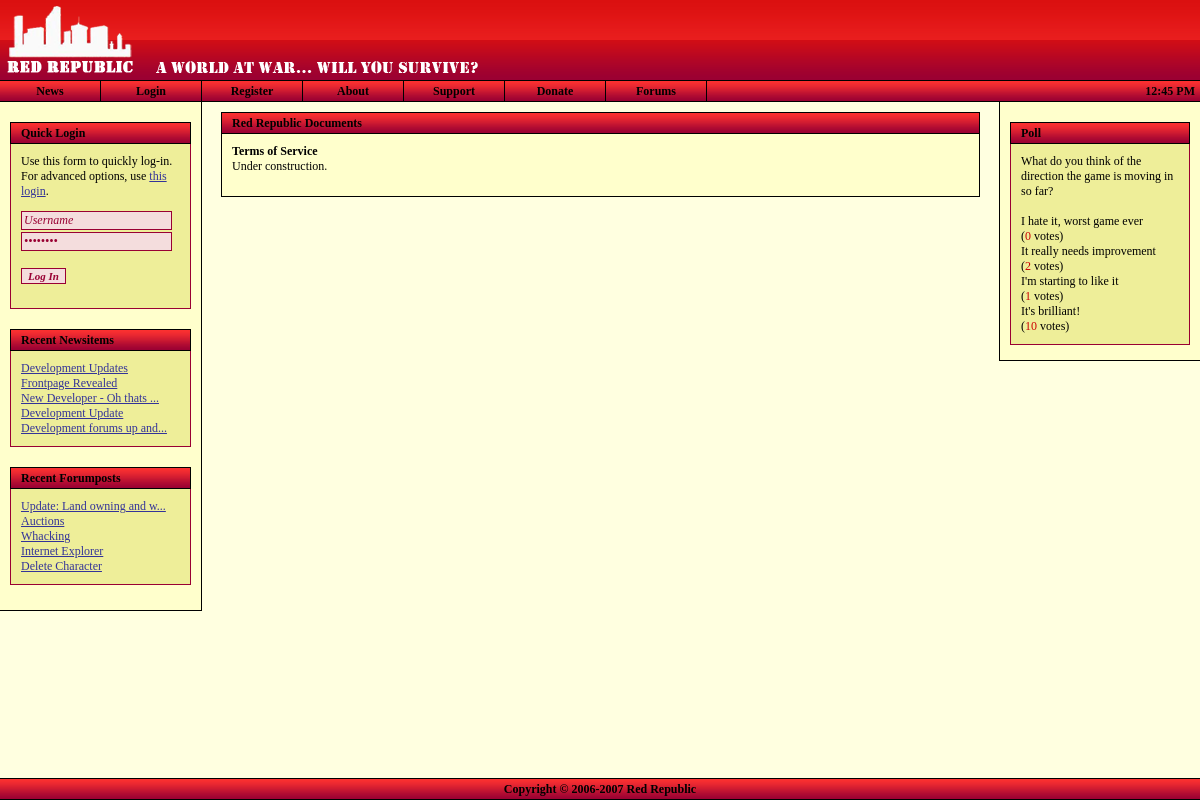
The app's page /docs.php?type=tos with its own data.
### tables this page shows
CREATE TABLE `frontpage_news` (
  `id` bigint(20) NOT NULL auto_increment,
  `news_type` int(11) NOT NULL default '0',
  `news_subject` varchar(255) NOT NULL default '',
  `news_date` timestamp NOT NULL default CURRENT_TIMESTAMP,
  `news_author` varchar(50) NOT NULL default '',
  `news_message` text NOT NULL,
  PRIMARY KEY  (`id`)
);

CREATE TABLE `forums_topics` (
  `id` bigint(20) NOT NULL auto_increment,
  `f_id` bigint(20) NOT NULL default '0',
  `poster_id` bigint(20) NOT NULL default '0',
  `topic_type` int(11) NOT NULL default '0',
  `topic_closed` tinyint(4) NOT NULL default '0',
  `name` varchar(75) NOT NULL default '',
  `date` timestamp NOT NULL default CURRENT_TIMESTAMP,
  `num_views` bigint(20) NOT NULL default '0',
  `last_activity` bigint(20) NOT NULL default '0',
  PRIMARY KEY  (`id`)
);

CREATE TABLE `polls` (
  `id` bigint(20) NOT NULL auto_increment,
  `title` varchar(225) NOT NULL default '',
  `date` varchar(225) NOT NULL default '',
  `author` varchar(225) NOT NULL default '',
  `options` varchar(225) NOT NULL default '',
  `votes` bigint(20) NOT NULL default '0',
  `open` varchar(5) NOT NULL default '',
  `displayed` varchar(5) NOT NULL default '',
  KEY `id` (`id`)
);

CREATE TABLE `polls_options` (
  `id` bigint(20) NOT NULL auto_increment,
  `parent` bigint(20) NOT NULL default '0',
  `option` varchar(225) NOT NULL default '',
  `votes` bigint(20) NOT NULL default '0',
  KEY `id` (`id`)
);

CREATE TABLE `settings_text` (
  `setting` varchar(225) NOT NULL default '',
  `value` text NOT NULL,
  `formal` varchar(225) NOT NULL default 'Variable',
  `description` varchar(225) NOT NULL default 'No Description',
  `hidden` varchar(5) NOT NULL default 'false'
);

### docs.php (the view, shortened to what the rows shown need)
<?
 include "includes/header.php";
?>
 <div class="content">
 <p>
 <?
 $docq = $db->query( "SELECT * FROM settings_text WHERE setting=" . $db->prepval( $_GET['type'] ) );
 if ( $db->getRowCount( $docq ) == 0 )
 {
	 ?>
	 Sorry, this document wasn't found.
	 <?
 } else {
	$doc = $db->fetch_array( $docq );
	print( $doc['value'] );
}
 ?>
</p>
 </div>
<?
 include "includes/footer.php";
?>

### includes/header.php (shortened to what the rows shown need)
<?
include_once "utility.inc.php";
?>
<!DOCTYPE html PUBLIC "-//W3C//DTD XHTML 1.0 Strict//EN"
"http://www.w3.org/TR/xhtml1/DTD/xhtml1-strict.dtd">
<html xmlns="http://www.w3.org/1999/xhtml">
<head>
	<link rel="stylesheet" type="text/css" href="<?=$rootdir;?>/stylesheets/general_style.css" />
</head>
<body id="body" style="margin-left: 0px; margin-top: 0px; margin-right: 0px; margin-bottom: 0px;"
<?
if ( isset( $err ) && $err->is_error() ) { ?>onload="openErrorDisplay();"<? }
elseif ( isset( $nav ) && $nav == "events" && $char->hasEventRequest() ) { ?>onload="openEventRequest();"<? } ?>
>
<div style="position: relative; min-height: 100%;">
	<div class="maindiv">
		<div style="position: relative; min-height: 85%;">
			<div class="leftnavigation" style="padding-bottom: 10px;">
				<?
				if ( !$_SESSION['ingame'] && !$_SESSION['inadmin'] ) {
				?>
				<div class="navcontent">
					<?
						$news = getSiteNews();
						for ( $i = 0; $i < count( $news ); $i++ )
						{
							$arr = $news[$i];
							if ( strlen( $arr['subject'] ) > 25 )
								$subj = substr( $arr['subject'], 0, 25 ) . "...";
							else
								$subj = $arr['subject'];
							echo "<a href=\"".$rootdir."/news.php?id=". $arr['id'] ."\">" . $subj . "</a><br />";
						}
					?>
				</div>
				<div class="navcontent">
					<?
						$rights = ( getUserRights() === false ) ? 0 : getUserRights();
						$rec = $db->query( "SELECT forums_topics.id, forums_topics.name FROM forums_topics INNER JOIN forums_forums ON forums_topics.f_id = forums_forums.id WHERE forums_forums.auth_level <= $rights ORDER BY last_activity DESC LIMIT 0,5" );
						while ( $res = $db->fetch_array( $rec ) )
						{
							if ( strlen( $res['name'] ) > 25 )
								$subj = substr( $res['name'], 0, 25 ) . "...";
							else
								$subj = $res['name'];
							echo "<a href=\"".$rootdir."/forums/viewtopic.php?id=". $res['id'] ."\">" . stripslashes( $subj ) . "</a><br />";
						}
					?>
				</div>
				<? } ?>
			</div>
			<? if ( isset( $_SESSION['ingame'] ) && user_auth() ) { ?>
			<div class="rightcontent">
				<div class="title" style="background: url('<?=$rootdir;?>/images/forumgrad_vert_20.png'); text-align: right; margin: 10px;">
				<?
				if ( $char->hasEventRequest() )
				{
					?>
					<img src="<?=$rootdir;?>/images/icon_read_red_anim.gif" alt="I" title="You have an event request." onclick="window.location='<?=$rootdir;?>/events/index.php';" style="margin-top: 2px; cursor: pointer;" />
					<?
				}
				$mailboxquery = $db->query( "SELECT * FROM char_mailbox WHERE char_id=". $char->character_id ." AND has_arrived=1" );
				if ( $db->getRowCount( $mailboxquery ) == 0 )
				{
					?>
					<img src="<?=$rootdir;?>/images/icon_mailbox.png" alt="I" title="Go to your mailbox" onclick="window.location='<?=$rootdir;?>/mailbox.php';" style="margin-top: 2px; cursor: pointer;" />
					<?
				}
				else
				{
					?>
					<img src="<?=$rootdir;?>/images/icon_mailbox_anim.gif" alt="I" title="You've got mail." onclick="window.location='<?=$rootdir;?>/mailbox.php';" style="margin-top: 2px; cursor: pointer;" />
					<?
				}
				?>
				<img src="<?=$rootdir;?>/images/charstats.png" alt="I" title="Show Character Information" onclick="showCharacter();" style="margin-top: 2px; cursor: pointer;" />
				<img src="<?=$rootdir;?>/images/icon_inventory.gif" alt="I" title="Show Inventory Listing" onclick="showInventory();" style="margin-top: 2px; cursor: pointer;" />
				<img src="<?=$rootdir;?>/images/icon_users.png" alt="U" title="Show User List" onclick="showUserList();" style="margin-top: 2px; cursor: pointer;" />
				</div>
				<div class="title" style="margin: 10px; margin-bottom: 0px;">
					<div style="margin-left: 10px;">Avatar</div>
				</div>
				<div class="content" style="border: none; margin-left: 10px; margin-right: 10px; background-color: #fff686;">
					<img src="<?=$rootdir;?>/images/<?
					if ( strlen( $char->avatar_url ) == 0 ) { print("cs_avatar150x150.png"); } else { print( $char->avatar_url ); }
					?>" alt="Avatar" style="margin-left: 5px;" />
				</div>
				<div class="title" style="margin: 10px; margin-bottom: 0px;">
					<div style="margin-left: 10px;">Character Information</div>
				</div>
				<div class="content" style="border: none; margin-left: 10px; margin-right: 10px; background-color: #fff686;">
				<table style="width: 100%;" cellspacing="0">
				<tr>
					<td style="width: 45%;"><strong>Nick:</strong></td><td><?=$char->nickname;?></td>
				</tr><tr>
					<td style="width: 45%;"><strong>First:</strong></td><td><?=$char->firstname;?></td>
				</tr><tr>
					<td style="width: 45%;"><strong>Last:</strong></td><td><?=$char->lastname;?></td>
				</tr><tr>
					<td style="width: 45%;"><strong>Birth:</strong></td><td><?=date( dateDisplay(), strtotime( $char->birthdate ) );?></td>
				</tr><tr>
					<td style="width: 45%;"><strong>Sex:</strong></td><td><?=$char->gender_full;?></td>
				</tr><tr>
					<td colspan="2" style="height: 15px;">&nbsp;</td>
				</tr><tr>
					<td colspan="2" align="center" style="padding: 0px; border: 1px solid #990033; border-bottom: none; color: #fff; height: 20px; background: url( '<?=$rootdir;?>/images/grad_vert_20.png' ); width: 100%;">
						<strong>Health</strong>
					</td>
				</tr><tr>
					<td colspan="2" style="border: solid 1px #990033; border-top: none; padding: 0px;">
						<table style="width: 100%; padding: 0px;" cellspacing="0" cellpadding="0">
						<tr>
						<? $leftwidth = $char->health / $char->maxhealth; $leftwidth *= 100; ?>
						<td style="width: <?=$leftwidth;?>%; padding: 3px; background-color: green; color: white; text-align: center;"><?=$leftwidth;?>%</td>
						<td style="width: <?=(100-$leftwidth);?>%;"></td>
						</tr>
						</table>
					</td>
				</tr><tr>
					<td colspan="2" style="height: 15px;">&nbsp;</td>
				</tr>
				<?
				if ( $char->hasVehicle() )
				{
					?>
					<tr>
						<td colspan="2" align="center" style="padding: 0px; border: 1px solid #990033; border-bottom: none; color: #fff; height: 20px; background: url( '<?=$rootdir;?>/images/grad_vert_20.png' ); width: 100%;">
						<strong><?=$char->getVehicleInfo('name');?></strong>
						</td>
					</tr><tr>
						<td colspan="2" style="border: solid 1px #990033; border-top: none; padding: 0px;">
							<table style="width: 100%; padding: 0px;" cellspacing="0" cellpadding="0">
							<tr>
							<? $leftwidth = $char->getVehicleHealth() / 100; $leftwidth *= 100; ?>
							<td style="width: <?=$leftwidth;?>%; padding: 3px; background-color: #36505F; color: white; text-align: center;"><?=$leftwidth;?>%</td>
							<td style="width: <?=(100-$leftwidth);?>%;"></td>
							</tr>
							</table>
						</td>
					</tr>
					<?
				}
				?>
				<tr>
					<td colspan="2" style="height: 15px;">&nbsp;</td>
				</tr><tr>
					<td colspan="2" style="text-align: center; border: 1px solid #990033; border-bottom: none; color: #fff; height: 20px; background: url( '<?=$rootdir;?>/images/grad_vert_20.png' ); width: 100%; padding: 0px;">
						<strong>Money</strong>
					</td>
				</tr><tr>
					<td style="width: 45%; border: solid 1px #990033; border-top: none; border-bottom: none; padding: 2px;"><strong>Money:</strong></td><td  style="border-right: solid 1px #990033; padding: 2px;" id="money_clean">$<?=$char->money_clean;?></td>
				</tr><tr>
					<td style="width: 45%; border: solid 1px #990033; padding: 2px;"><strong>Dirty:</strong></td><td style="border: solid 1px #990033; border-left: none; padding: 2px;">$<?=$char->money_dirty;?></td>
				</tr><tr>
					<td colspan="2" style="height: 15px;">&nbsp;</td>
				</tr>
				</table>
				</div>
			</div>
			<? } else { ?>
			<div class="rightcontent">
				<div class="title" style="margin-top: 20px; margin-left: 10px; margin-right: 10px; padding-left: 10px;">
					Poll
				</div>
				<div class="navcontent" style="margin-left: 10px; margin-right: 10px;">
					<?
					$pollQuery = $db->query( "SELECT * FROM polls WHERE open='true' AND displayed='true'" );
					if ( $db->getRowcount( $pollQuery ) == 0 )
					{
						print("Sorry, no polls found.");
					} else {
						$poll = $db->fetch_array( $pollQuery );
						$voterQuery = $db->query( "SELECT * FROM polls_voters WHERE ip='" . $_SERVER["REMOTE_ADDR"] . "' AND poll=" . $poll['id'] );
						print( $poll['title'] . "<br />");
						if ( $db->getRowCount( $voterQuery ) == 0 )
						{
							?>
							<form method='post' action='<?=$rootdir;?>/vote.php'>
							<p>
							<input type='hidden' name='id' value='<?=$poll['id'];?>' />
							<?
							$optionQuery = $db->query( "SELECT * FROM polls_options WHERE parent=" . $poll['id'] . " ORDER BY id ASC" );
							while ( $option = $db->fetch_array( $optionQuery ) )
							{
								?>
								<input type="radio" class='std_input' name="option" value="<?=$option['id'];?>" /> <?=$option['option'];?><br />
								<?
							}
							?>
							<br />
							<input type="submit" class='std_input' name="vote" value="Vote" />
							</p>
							</form>
							<?
						} else {
							?><br /><?
							$optionQuery = $db->query( "SELECT * FROM polls_options WHERE parent=" . $poll['id'] );
							while ( $option = $db->fetch_array( $optionQuery ) )
							{
								?>
								<?=$option['option'];?><br />(<span style='color: #CC0000'><?=$option['votes'];?></span> votes)<br />
								<?
							}
						}
					}
					?>
				</div>
			</div>
			<? } ?>
			<div class="pagecontent">

### records on screen
frontpage_news: news_subject "Development Updates"
frontpage_news: news_subject "Frontpage Revealed"
frontpage_news: news_subject "New Developer - Oh thats ..."
frontpage_news: news_subject "Development Update"
frontpage_news: news_subject "Development forums up and..."
forums_topics: name "Update: Land owning and w..."
forums_topics: name "Auctions"
forums_topics: name "Whacking"
forums_topics: name "Internet Explorer"
forums_topics: name "Delete Character"
polls: title "What do you think of the direction the game is moving in so far?"
polls_options: option "I hate it, worst game ever", votes "0"
polls_options: option "It really needs improvement", votes "2"
polls_options: option "I'm starting to like it", votes "1"
polls_options: option "It's brilliant!", votes "10"
settings_text: value "Terms of Service Under construction."
